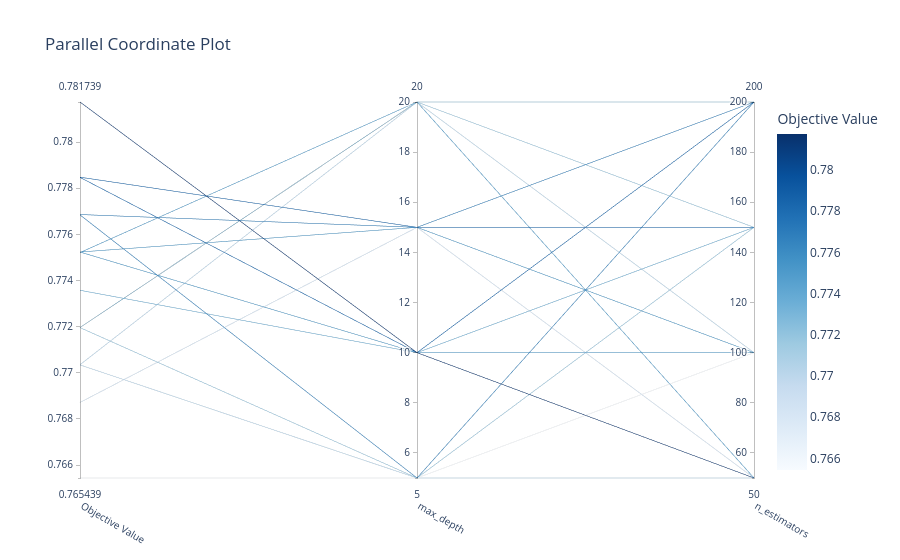

The code cell stored with this chart in its notebook:
### Code cell
# 2. Parallel Coordinate Plot
plot_parallel_coordinate(study)

### Figure 1 — Plotly figure (JSON) as saved in the notebook; plotly's stock layout.template omitted (floating-point values rounded to 4 significant figures)
{"data": [{"dimensions": [{"label": "Objective Value", "range": [0.7654, 0.7817], "values": [0.7654, 0.7736, 0.7687, 0.7752, 0.7703, 0.7817, 0.772, 0.772, 0.7785, 0.7785, 0.772, 0.7769, 0.7768, 0.7703, 0.7752, 0.7752]}, {"label": "max_depth", "range": [5, 20], "values": [5, 10, 15, 15, 20, 10, 5, 20, 15, 10, 20, 15, 5, 5, 10, 20]}, {"label": "n_estimators", "range": [50, 200], "values": [100, 150, 50, 100, 100, 50, 150, 150, 150, 200, 200, 200, 200, 50, 100, 50]}], "labelangle": 30, "labelside": "bottom", "line": {"color": [0.7654, 0.7736, 0.7687, 0.7752, 0.7703, 0.7817, 0.772, 0.772, 0.7785, 0.7785, 0.772, 0.7769, 0.7768, 0.7703, 0.7752, 0.7752], "colorbar": {"title": {"text": "Objective Value"}}, "colorscale": [[0, "rgb(247,251,255)"], [0.125, "rgb(222,235,247)"], [0.25, "rgb(198,219,239)"], [0.375, "rgb(158,202,225)"], [0.5, "rgb(107,174,214)"], [0.625, "rgb(66,146,198)"], [0.75, "rgb(33,113,181)"], [0.875, "rgb(8,81,156)"], [1, "rgb(8,48,107)"]], "reversescale": false, "showscale": true}, "type": "parcoords"}], "layout": {"title": {"text": "Parallel Coordinate Plot"}}}
